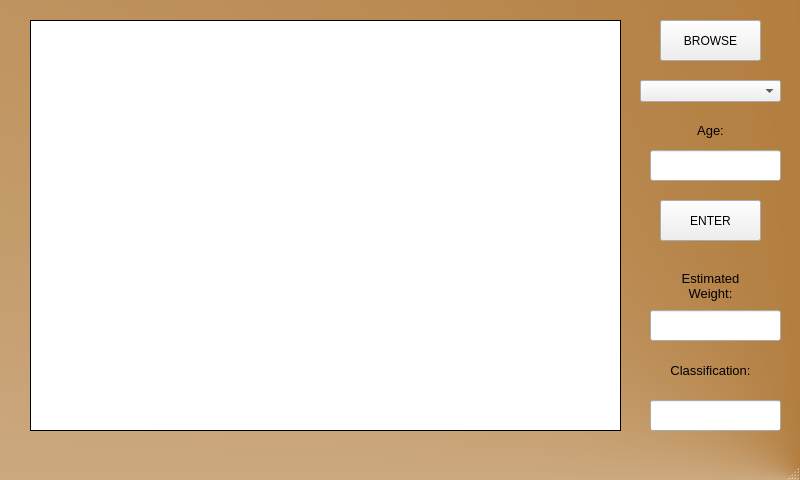
<?xml version="1.0" encoding="UTF-8"?>
<ui version="4.0">
 <class>MainWindow</class>
 <widget class="QMainWindow" name="MainWindow">
  <property name="geometry">
   <rect>
    <x>0</x>
    <y>0</y>
    <width>800</width>
    <height>480</height>
   </rect>
  </property>
  <property name="windowTitle">
   <string>MainWindow</string>
  </property>
  <property name="styleSheet">
   <string notr="true">#MainWindow
{
background-color: qconicalgradient(cx:1, cy:1, angle:0, stop:0 rgba(153, 83, 0, 255), stop:1 rgba(255, 255, 255, 255));
}</string>
  </property>
  <widget class="QWidget" name="centralwidget">
   <widget class="QLabel" name="imageLabel">
    <property name="geometry">
     <rect>
      <x>30</x>
      <y>20</y>
      <width>591</width>
      <height>411</height>
     </rect>
    </property>
    <property name="styleSheet">
     <string notr="true">background-color: rgb(255, 255, 255);</string>
    </property>
    <property name="frameShape">
     <enum>QFrame::Box</enum>
    </property>
    <property name="text">
     <string/>
    </property>
   </widget>
   <widget class="QComboBox" name="comboBox">
    <property name="geometry">
     <rect>
      <x>640</x>
      <y>80</y>
      <width>141</width>
      <height>22</height>
     </rect>
    </property>
   </widget>
   <widget class="QLabel" name="label_2">
    <property name="geometry">
     <rect>
      <x>670</x>
      <y>260</y>
      <width>81</width>
      <height>51</height>
     </rect>
    </property>
    <property name="font">
     <font>
      <pointsize>10</pointsize>
     </font>
    </property>
    <property name="text">
     <string>Estimated
Weight:</string>
    </property>
    <property name="alignment">
     <set>Qt::AlignCenter</set>
    </property>
   </widget>
   <widget class="QPushButton" name="browseButton">
    <property name="geometry">
     <rect>
      <x>660</x>
      <y>20</y>
      <width>101</width>
      <height>41</height>
     </rect>
    </property>
    <property name="text">
     <string>BROWSE</string>
    </property>
   </widget>
   <widget class="QLineEdit" name="weightTB">
    <property name="geometry">
     <rect>
      <x>650</x>
      <y>310</y>
      <width>131</width>
      <height>31</height>
     </rect>
    </property>
   </widget>
   <widget class="QLineEdit" name="classificationTB">
    <property name="geometry">
     <rect>
      <x>650</x>
      <y>400</y>
      <width>131</width>
      <height>31</height>
     </rect>
    </property>
    <property name="text">
     <string/>
    </property>
   </widget>
   <widget class="QLabel" name="label_3">
    <property name="geometry">
     <rect>
      <x>650</x>
      <y>350</y>
      <width>121</width>
      <height>41</height>
     </rect>
    </property>
    <property name="font">
     <font>
      <pointsize>10</pointsize>
     </font>
    </property>
    <property name="text">
     <string>Classification:</string>
    </property>
    <property name="alignment">
     <set>Qt::AlignCenter</set>
    </property>
   </widget>
   <widget class="QLabel" name="label_4">
    <property name="geometry">
     <rect>
      <x>670</x>
      <y>110</y>
      <width>81</width>
      <height>41</height>
     </rect>
    </property>
    <property name="font">
     <font>
      <pointsize>10</pointsize>
     </font>
    </property>
    <property name="text">
     <string>Age:</string>
    </property>
    <property name="alignment">
     <set>Qt::AlignCenter</set>
    </property>
   </widget>
   <widget class="QLineEdit" name="ageTB">
    <property name="geometry">
     <rect>
      <x>650</x>
      <y>150</y>
      <width>131</width>
      <height>31</height>
     </rect>
    </property>
   </widget>
   <widget class="QPushButton" name="enterButton">
    <property name="geometry">
     <rect>
      <x>660</x>
      <y>200</y>
      <width>101</width>
      <height>41</height>
     </rect>
    </property>
    <property name="text">
     <string>ENTER</string>
    </property>
   </widget>
  </widget>
  <widget class="QMenuBar" name="menubar">
   <property name="geometry">
    <rect>
     <x>0</x>
     <y>0</y>
     <width>800</width>
     <height>26</height>
    </rect>
   </property>
  </widget>
  <widget class="QStatusBar" name="statusbar"/>
 </widget>
 <resources/>
 <connections/>
</ui>
